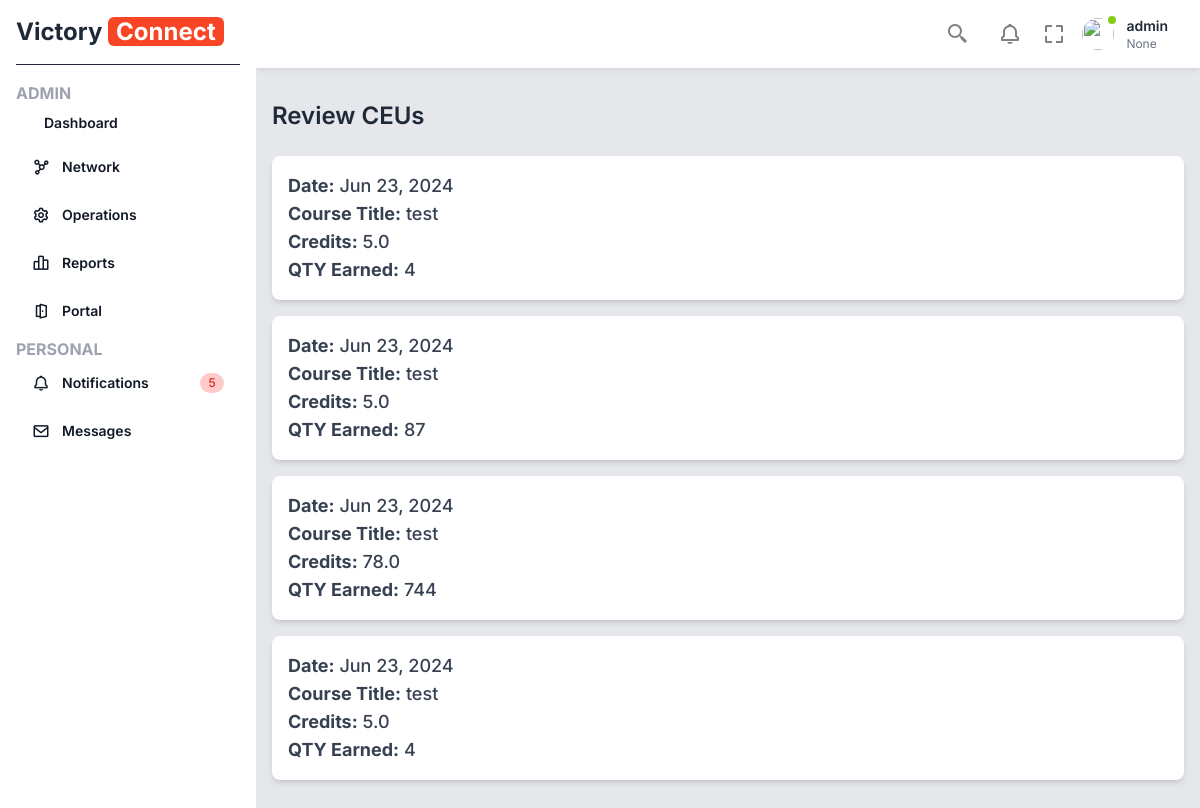
The app's page /ceus/review/ (signed in), older data.
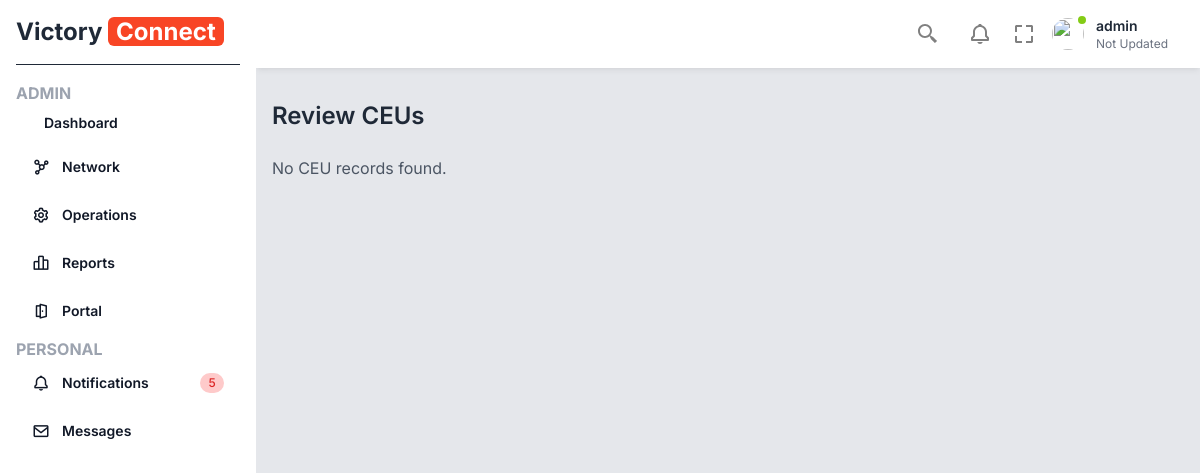
The same page, newer data.
### base/models.py (models this page shows, shortened)
class MainProfile(models.Model):
    TITLE_CHOICES = [
        ('Mr.', 'Mr.'),
        ('Mrs.', 'Mrs.'),
        ('Miss', 'Miss'),
        ('Ms.', 'Ms.'),
        ('Dr.', 'Dr.'),
    ]
    GENDER_CHOICES = [
        ('Male', 'Male'),
        ('Female', 'Female'),
    ]
    MEMBERSHIP_STATUS_CHOICES = [
        ('Active', 'Active'),
        ('Not Active', 'Not Active'),
    ]
    uuid = models.UUIDField(default=uuid.uuid4, editable=False, unique=True)
    user = models.OneToOneField(User, on_delete=models.CASCADE)
    title = models.CharField(max_length=5, choices=TITLE_CHOICES, blank=True, null=True)
    first_name = models.CharField(max_length=100, blank=True, null=True)
    last_name = models.CharField(max_length=100, blank=True, null=True)
    suffix = models.CharField(max_length=100, blank=True, null=True)
    display_name = models.CharField(max_length=100, blank=True, null=True)
    gender = models.CharField(max_length=6, choices=GENDER_CHOICES)
    company_name = models.CharField(max_length=255, blank=True, null=True)
    product_service_description = models.CharField(max_length=255, blank=True, null=True)
    gst_registered_state = models.CharField(max_length=100, blank=True, null=True)
    gst_identification_number_or_pan = models.CharField(max_length=255, blank=True, null=True)
    industry = models.CharField(max_length=255, blank=True, null=True)
    classification = models.CharField(max_length=255, blank=True, null=True)
    requested_speciality = models.CharField(max_length=255, blank=True, null=True)
    membership_status = models.CharField(max_length=11, choices=MEMBERSHIP_STATUS_CHOICES)
    RenewalDueDate = models.CharField(max_length=255, blank=True, null=True)
    Chapter = models.ForeignKey('ChapterName', related_name='members', on_delete=models.SET_NULL, blank=True, null=True)
    my_business = models.TextField(blank=True, null=True)
    keywords = models.CharField(max_length=255, blank=True, null=True)

class ChapterEducationUnit(models.Model):
    user = models.ForeignKey(User, on_delete=models.CASCADE, related_name='ceus')
    date = models.DateField(default=timezone.now)
    course_title = models.CharField(max_length=255)
    credits_per_course = models.DecimalField(max_digits=4, decimal_places=1)
    qty_earned = models.IntegerField(default=0)
    total_credits_last_week = models.IntegerField(default=0)

### base/views/ceu.py (the view)
# urls.py: path('ceus/review/', review_ceu, name='review_ceu'),
@login_required
def review_ceu(request):
    ceus = ChapterEducationUnit.objects.filter(user=request.user)
    return render(request, 'ceus/review_ceu.html', {'ceus': ceus})

### base/views/common.py (called while the page is built, shortened)
def common_data(request):
    context = {}
    if request.user.is_authenticated:
        current_user = request.user
        usr_name = current_user.username
        profile = MainProfile.objects.get(user=current_user)
        unseen_messages = oneToOneMessage.objects.filter(receiver=current_user, seen=False)
        unseen_messages_count = unseen_messages.count()
        unseen_messages_list = []
        context.update({
            'usr_profile': profile,
            'usr_name': usr_name,
            'unseen_messages_count': unseen_messages_count,
            'unseen_messages': unseen_messages_list,
        })
    else:
        context.update({
            'usr_name': "No name",
            'unseen_messages_count': 0,
            'unseen_messages': [],
        })
    return context

### templates/ceus/review_ceu.html
{% extends 'base.html' %}
{% block content %}
<div class="container mx-auto px-4 py-8">
    <h1 class="text-2xl font-semibold text-gray-800 mb-6">Review CEUs</h1>
    {% if ceus %}
        <div class="space-y-4">
            {% for ceu in ceus %}
            <div class="bg-white shadow-md rounded-lg p-4 hover:shadow-lg transition-shadow duration-300">
                <p class="text-lg font-medium text-gray-700"><strong>Date:</strong> {{ ceu.date|date:"M d, Y" }}</p>
                <p class="text-lg font-medium text-gray-700"><strong>Course Title:</strong> {{ ceu.course_title }}</p>
                <p class="text-lg font-medium text-gray-700"><strong>Credits:</strong> {{ ceu.credits_per_course }}</p>
                <p class="text-lg font-medium text-gray-700"><strong>QTY Earned:</strong> {{ ceu.qty_earned }}</p>
            </div>
            {% endfor %}
        </div>
    {% else %}
        <p class="text-gray-600">No CEU records found.</p>
    {% endif %}
</div>
{% endblock %}

### templates/base.html (shortened to what the changed rows need)
<!DOCTYPE html>
<html lang="en">
<head>
    <link href="https://fonts.bunny.net/css?family=figtree:400,500,600&display=swap" rel="stylesheet" />
    <link href='https://unpkg.com/boxicons@2.1.4/css/boxicons.min.css' rel='stylesheet'>
    <link href="https://cdn.jsdelivr.net/npm/remixicon@3.5.0/fonts/remixicon.css" rel="stylesheet">
    <script src="https://cdn.tailwindcss.com"></script>
     <link href="https://cdn.jsdelivr.net/npm/tailwindcss@2.2.19/dist/tailwind.min.css" rel="stylesheet">
     <link href="https://cdn.jsdelivr.net/npm/select2@4.1.0-rc.0/dist/css/select2.min.css" rel="stylesheet" />
     <link rel="stylesheet" href="https://cdnjs.cloudflare.com/ajax/libs/dropzone/5.9.3/dropzone.min.css">
</head>
<body class="text-gray-800 font-inter">
    <div class="fixed left-0 top-0 w-64 h-full bg-white p-4 z-50 sidebar-menu transition-transform">
        <a href="#" class="flex items-center pb-4 border-b border-b-gray-800">
            <h2 class="font-bold text-2xl">Victory <span class="bg-[#f84525] text-white px-2 rounded-md">Connect</span></h2>
        </a>
    </div>
    <main class="w-full md:w-[calc(100%-256px)] md:ml-64 bg-gray-200 min-h-screen transition-all main">
        <div class="py-2 px-6 bg-white flex items-center shadow-md shadow-black/5 sticky top-0 left-0 z-30">
            <ul class="ml-auto flex items-center">
                <li class="dropdown ml-3">
                    <button type="button" class="dropdown-toggle flex items-center">
                        <div class="p-2 md:block text-left">
                            <h2 class="text-sm font-semibold text-gray-800">{{ usr_name }}</h2>
                            <p class="text-xs text-gray-500">{{ usr_profile.display_name }}</p>
                        </div>
                    </button>
                </li>
            </ul>
        </div>
        {% block content %}
        {% endblock %}
    </main>
</body>
</html>

Row changes from the older to the newer data that the page shows:
removed ChapterEducationUnit: date "Jun 23, 2024", course_title "test", credits_per_course "5.0", qty_earned "4"
removed ChapterEducationUnit: date "Jun 23, 2024", course_title "test", credits_per_course "5.0", qty_earned "87"
removed ChapterEducationUnit: date "Jun 23, 2024", course_title "test", credits_per_course "78.0", qty_earned "744"
removed ChapterEducationUnit: date "Jun 23, 2024", course_title "test", credits_per_course "5.0", qty_earned "4"
changed MainProfile: display_name "None" → "Not Updated"
Text that changed along with them:
text now shown: "No CEU records found."
